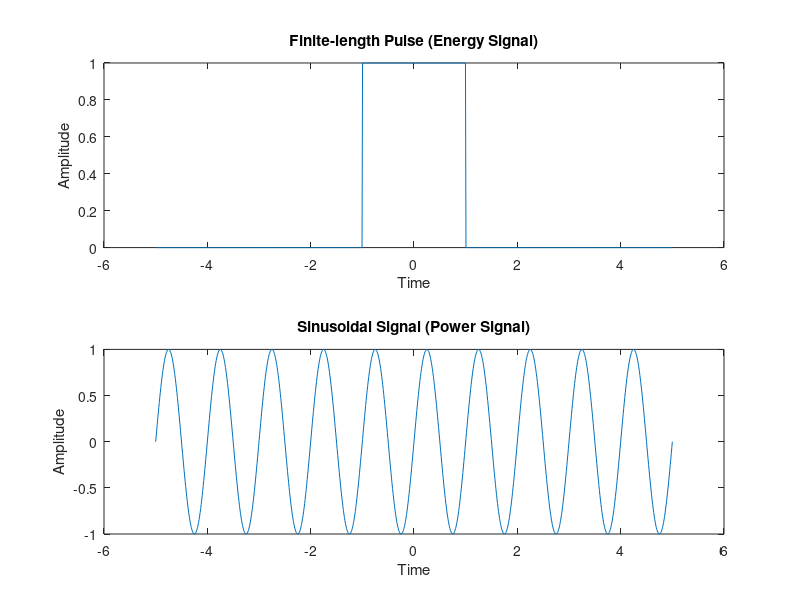

This figure's MATLAB source:
t = linspace(-5, 5, 1000);
pulse = rectpuls(t, 2);
energy_pulse = sum(abs(pulse).^2);

sinusoid = sin(2*pi*1*t);
power_sinusoid = mean(abs(sinusoid).^2);

disp('Energy of the pulse signal:');
disp(energy_pulse);
disp('Average power of the sinusoidal signal:');
disp(power_sinusoid);
subplot(2, 1, 1);
plot(t, pulse);
title('Finite-length Pulse (Energy Signal)');
xlabel('Time'); 
ylabel('Amplitude');
subplot(2, 1, 2);
plot(t, sinusoid);
title('Sinusoidal Signal (Power Signal)');
xlabel('Time');
ylabel('Amplitude');